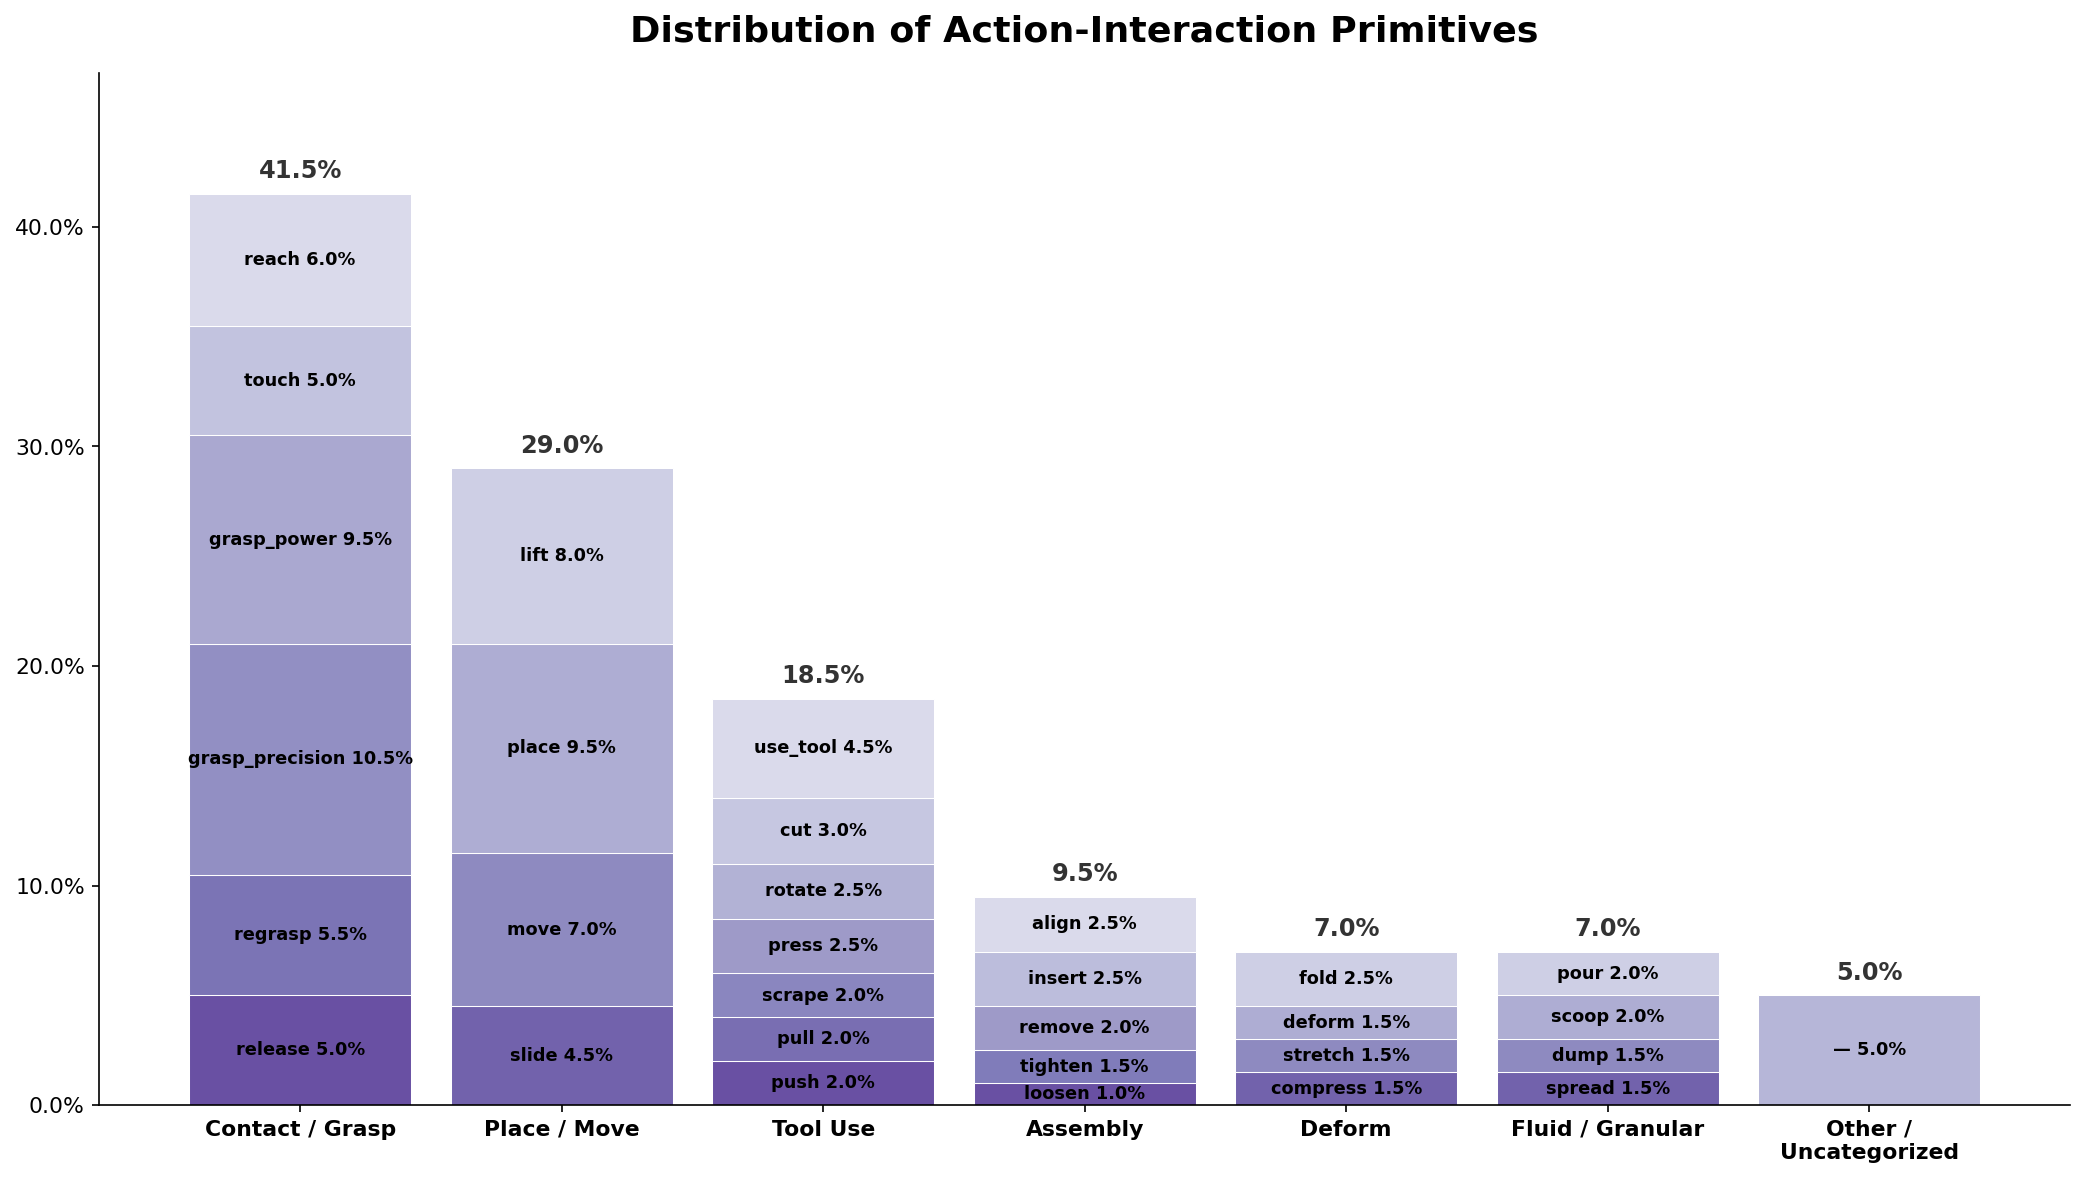

Python code for this plot:
import matplotlib.pyplot as plt
import matplotlib.ticker as mticker
import numpy as np

# Data organized by category
data = {
    "Contact / Grasp": [
        ("reach", 6.0),
        ("touch", 5.0),
        ("grasp_power", 9.5),
        ("grasp_precision", 10.5),
        ("regrasp", 5.5),
        ("release", 5.0),
    ],
    "Place / Move": [
        ("lift", 8.0),
        ("place", 9.5),
        ("move", 7.0),
        ("slide", 4.5),
    ],
    "Tool Use": [
        ("use_tool", 4.5),
        ("cut", 3.0),
        ("rotate", 2.5),
        ("press", 2.5),
        ("scrape", 2.0),
        ("pull", 2.0),
        ("push", 2.0),
    ],
    "Assembly": [
        ("align", 2.5),
        ("insert", 2.5),
        ("remove", 2.0),
        ("tighten", 1.5),
        ("loosen", 1.0),
    ],
    "Deform": [
        ("fold", 2.5),
        ("deform", 1.5),
        ("stretch", 1.5),
        ("compress", 1.5),
    ],
    "Fluid / Granular": [
        ("pour", 2.0),
        ("scoop", 2.0),
        ("dump", 1.5),
        ("spread", 1.5),
    ],
    "Other /\nUncategorized": [
        ("—", 5.0),
    ],
}

# Color palettes for each category (different shades of blue)
blue_ranges = {
    "Contact / Grasp": (0.25, 0.75),
    "Place / Move": (0.30, 0.70),
    "Tool Use": (0.25, 0.75),
    "Assembly": (0.25, 0.75),
    "Deform": (0.30, 0.70),
    "Fluid / Granular": (0.30, 0.70),
    "Other /\nUncategorized": (0.40, 0.65),
}
color_palettes = {
    cat: plt.cm.Purples(np.linspace(lo, hi, len(data[cat])))
    for cat, (lo, hi) in blue_ranges.items()
}

fig, ax = plt.subplots(figsize=(14, 8))

bar_width = 0.85
x_positions = np.arange(len(data))
cat_names = list(data.keys())

for i, cat in enumerate(cat_names):
    sub_items = data[cat]
    colors = color_palettes[cat]
    bottom = 0.0

    for j, (sub_name, pct) in enumerate(reversed(sub_items)):
        color_idx = len(sub_items) - 1 - j
        bar = ax.bar(
            x_positions[i],
            pct,
            bar_width,
            bottom=bottom,
            color=colors[color_idx],
            edgecolor="white",
            linewidth=0.5,
        )

        # Add label inside the bar segment
        mid_y = bottom + pct / 2
        label = f"{sub_name} {pct}%"
        ax.text(
            x_positions[i],
            mid_y,
            label,
            ha="center",
            va="center",
            fontsize=8.5,
            fontweight="bold",
            color="black",
            clip_on=True,
        )

        bottom += pct

    # Add total percentage on top of each bar
    total = sum(p for _, p in sub_items)
    ax.text(
        x_positions[i],
        bottom + 0.5,
        f"{total:.1f}%",
        ha="center",
        va="bottom",
        fontsize=11.5,
        fontweight="bold",
        color="#333333",
    )

ax.set_xticks(x_positions)
ax.set_xticklabels(cat_names, fontsize=10.5, fontweight="bold")
ax.set_ylabel("")
ax.set_title(
    "Distribution of Action-Interaction Primitives",
    fontsize=17.5,
    fontweight="bold",
    pad=15,
)
ax.tick_params(axis="y", labelsize=10.5)
ax.yaxis.set_major_formatter(mticker.PercentFormatter())
ax.set_ylim(0, 47)
ax.spines["top"].set_visible(False)
ax.spines["right"].set_visible(False)

plt.tight_layout()
plt.savefig(
    "/home/user/mahek-samples/action_primitives_histogram.png",
    dpi=150,
    bbox_inches="tight",
)
print("Saved to action_primitives_histogram.png")
